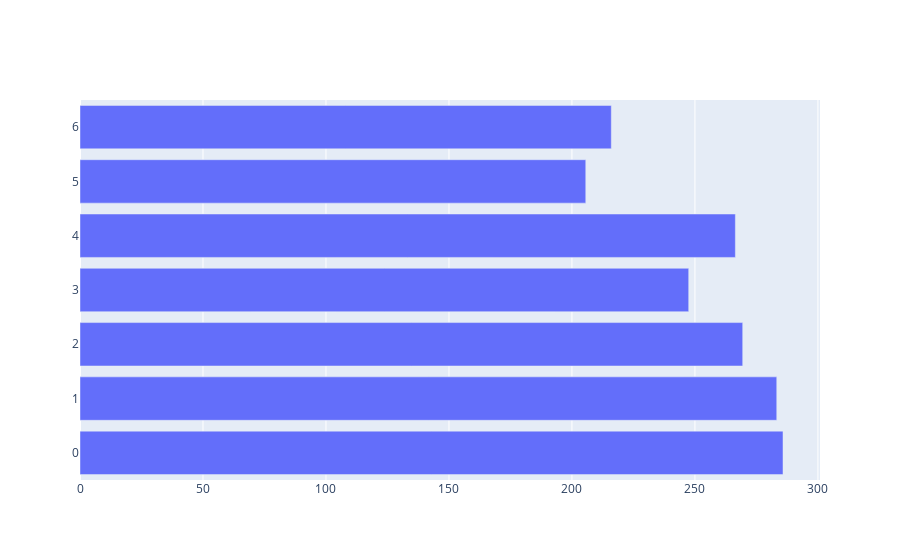

Write notebook code for a chart like this one.
### Code cell
fig = go.Figure()
fig.add_trace(go.Bar(x=data.groupby('days', as_index=False).agg({'volume': 'mean'})['volume'], name='Volume'))
fig.show()

### Figure 1 — Plotly figure (JSON) as saved in the notebook; plotly's stock layout.template omitted (floating-point values rounded to 4 significant figures)
{"data": [{"name": "Volume", "type": "bar", "x": [285.8, 283.3, 269.4, 247.5, 266.4, 205.6, 216.0]}], "layout": {}}
